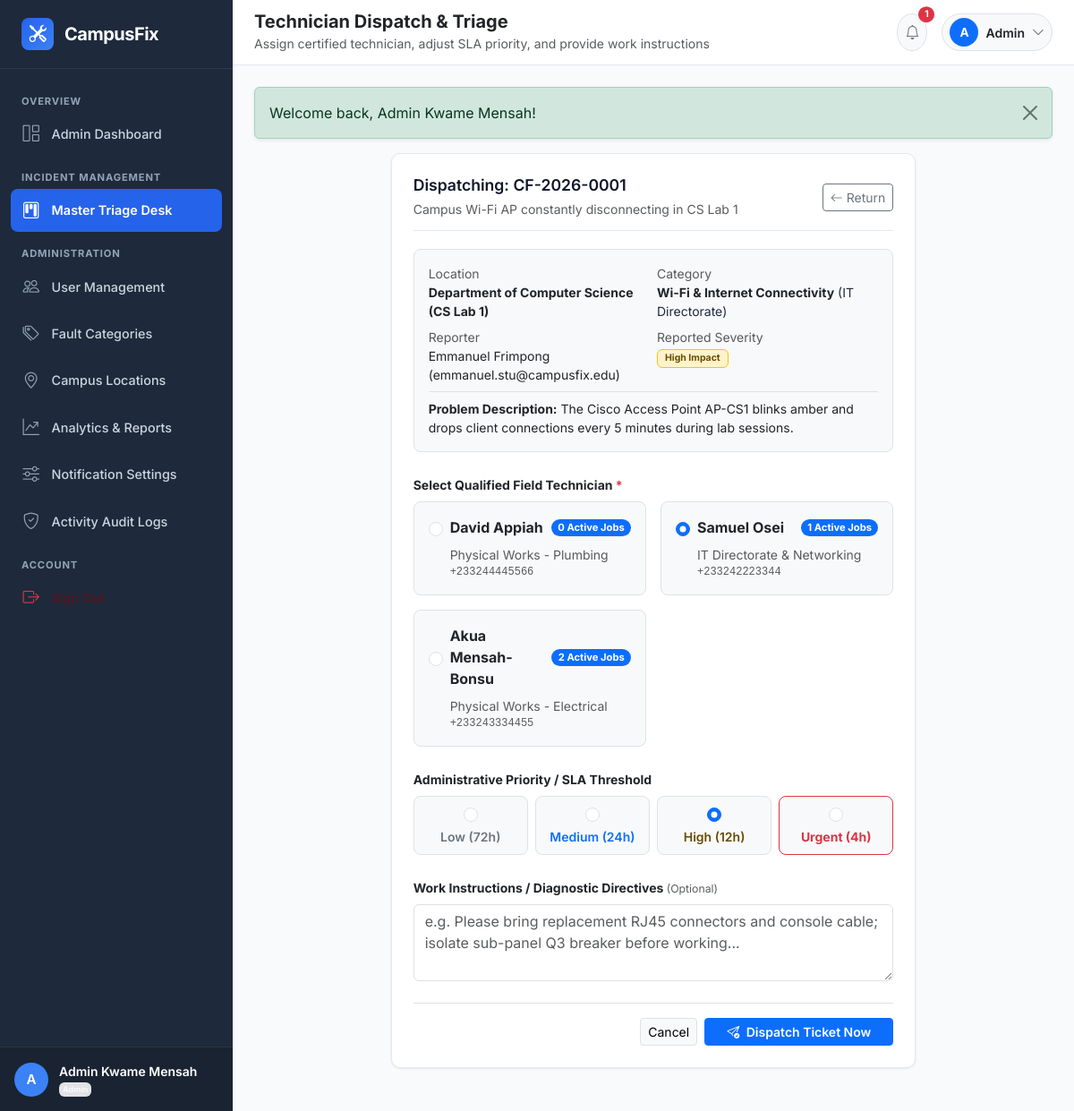
/admin/assign-ticket.php?id=1 (signed in), run on the app's committed database.
### tables this page shows
CREATE TABLE `tickets` (
  `id` INT UNSIGNED NOT NULL AUTO_INCREMENT,
  `ticket_number` VARCHAR(30) NOT NULL COMMENT 'Human-readable unique ID, e.g., CF-2026-0001',
  `reporter_id` INT UNSIGNED NOT NULL,
  `category_id` INT UNSIGNED NOT NULL,
  `location_id` INT UNSIGNED NOT NULL,
  `location_details` VARCHAR(255) DEFAULT NULL COMMENT 'Extra specific notes e.g. Near 3rd window from left',
  `title` VARCHAR(200) NOT NULL,
  `description` TEXT NOT NULL,
  `severity` ENUM('low', 'medium', 'high', 'critical') NOT NULL DEFAULT 'medium',
  `priority` ENUM('low', 'medium', 'high', 'urgent') NOT NULL DEFAULT 'medium',
  `status` ENUM('pending', 'assigned', 'in_progress', 'resolved', 'closed', 'reopened', 'cancelled') NOT NULL DEFAULT 'pending',
  `assigned_to` INT UNSIGNED DEFAULT NULL COMMENT 'Technician currently assigned',
  `assigned_at` DATETIME DEFAULT NULL,
  `resolved_at` DATETIME DEFAULT NULL,
  `closed_at` DATETIME DEFAULT NULL,
  `resolution_notes` TEXT DEFAULT NULL COMMENT 'Summary of repair work done by technician',
  `satisfaction_rating` TINYINT UNSIGNED DEFAULT NULL COMMENT '1 to 5 star rating by student reporter upon resolution',
  `satisfaction_feedback` TEXT DEFAULT NULL,
  `billing_amount` DECIMAL(10,2) NOT NULL DEFAULT 0.00 COMMENT 'Repair/Material surcharge if billable',
  `billing_description` VARCHAR(255) DEFAULT NULL COMMENT 'Reason for surcharge (e.g. Replacement Lamp/Cable)',
  `payment_status` ENUM('not_required', 'pending', 'paid', 'waived') NOT NULL DEFAULT 'not_required',
  `created_at` DATETIME NOT NULL DEFAULT CURRENT_TIMESTAMP,
  `updated_at` DATETIME NOT NULL DEFAULT CURRENT_TIMESTAMP ON UPDATE CURRENT_TIMESTAMP,
  PRIMARY KEY (`id`),
  UNIQUE KEY `uk_tickets_ticket_number` (`ticket_number`),
  KEY `idx_tickets_reporter` (`reporter_id`),
  KEY `idx_tickets_assigned_to` (`assigned_to`),
  KEY `idx_tickets_category` (`category_id`),
  KEY `idx_tickets_location` (`location_id`),
  KEY `idx_tickets_status` (`status`),
  KEY `idx_tickets_payment_status` (`payment_status`),
  KEY `idx_tickets_severity` (`severity`),
  KEY `idx_tickets_priority` (`priority`),
  KEY `idx_tickets_created_at` (`created_at`),
  CONSTRAINT `fk_tickets_reporter` FOREIGN KEY (`reporter_id`) REFERENCES `users` (`id`) ON UPDATE CASCADE,
  CONSTRAINT `fk_tickets_assigned_to` FOREIGN KEY (`assigned_to`) REFERENCES `users` (`id`) ON DELETE SET NULL ON UPDATE CASCADE,
  CONSTRAINT `fk_tickets_category` FOREIGN KEY (`category_id`) REFERENCES `categories` (`id`) ON UPDATE CASCADE,
  CONSTRAINT `fk_tickets_location` FOREIGN KEY (`location_id`) REFERENCES `campus_locations` (`id`) ON UPDATE CASCADE
);

CREATE TABLE `campus_locations` (
  `id` INT UNSIGNED NOT NULL AUTO_INCREMENT,
  `building_name` VARCHAR(100) NOT NULL,
  `building_code` VARCHAR(20) NOT NULL,
  `floor` VARCHAR(50) NOT NULL COMMENT 'Ground Floor, 1st Floor, 2nd Floor, etc.',
  `room_number` VARCHAR(50) DEFAULT NULL COMMENT 'Room CS-101, Reading Hall A, etc.',
  `area_description` VARCHAR(255) DEFAULT NULL,
  `is_active` TINYINT(1) NOT NULL DEFAULT 1,
  `created_at` DATETIME NOT NULL DEFAULT CURRENT_TIMESTAMP,
  PRIMARY KEY (`id`),
  KEY `idx_locations_building_code` (`building_code`),
  KEY `idx_locations_is_active` (`is_active`)
);

CREATE TABLE `categories` (
  `id` INT UNSIGNED NOT NULL AUTO_INCREMENT,
  `name` VARCHAR(100) NOT NULL,
  `slug` VARCHAR(100) NOT NULL,
  `description` TEXT DEFAULT NULL,
  `department_in_charge` VARCHAR(100) DEFAULT 'General Services',
  `icon` VARCHAR(50) DEFAULT 'bi-gear' COMMENT 'Bootstrap Icon class name',
  `color_code` VARCHAR(20) DEFAULT '#0d6efd' COMMENT 'Hex color code for UI badges',
  `is_active` TINYINT(1) NOT NULL DEFAULT 1,
  `created_at` DATETIME NOT NULL DEFAULT CURRENT_TIMESTAMP,
  PRIMARY KEY (`id`),
  UNIQUE KEY `uk_categories_name` (`name`),
  UNIQUE KEY `uk_categories_slug` (`slug`),
  KEY `idx_categories_is_active` (`is_active`)
);

CREATE TABLE `users` (
  `id` INT UNSIGNED NOT NULL AUTO_INCREMENT,
  `user_code` VARCHAR(30) NOT NULL COMMENT 'Unique identifier (e.g., ADM-2026-001, TECH-2026-001, STU-2026-101)',
  `full_name` VARCHAR(100) NOT NULL,
  `email` VARCHAR(150) NOT NULL,
  `phone` VARCHAR(25) DEFAULT NULL,
  `password_hash` VARCHAR(255) NOT NULL,
  `role` ENUM('student', 'technician', 'admin') NOT NULL DEFAULT 'student',
  `department` VARCHAR(100) DEFAULT NULL COMMENT 'Academic department or technical unit',
  `status` ENUM('active', 'inactive', 'suspended') NOT NULL DEFAULT 'active',
  `avatar` VARCHAR(255) DEFAULT NULL COMMENT 'Path to profile image or avatar',
  `reset_token` VARCHAR(100) DEFAULT NULL,
  `reset_token_expires_at` DATETIME DEFAULT NULL,
  `created_at` DATETIME NOT NULL DEFAULT CURRENT_TIMESTAMP,
  `updated_at` DATETIME NOT NULL DEFAULT CURRENT_TIMESTAMP ON UPDATE CURRENT_TIMESTAMP,
  PRIMARY KEY (`id`),
  UNIQUE KEY `uk_users_user_code` (`user_code`),
  UNIQUE KEY `uk_users_email` (`email`),
  KEY `idx_users_role_status` (`role`, `status`)
);

### admin/assign-ticket.php (the view, shortened to what this page needs)
<?php
require_once __DIR__ . '/../includes/functions.php';
$ticketId = (int) ($_GET['id'] ?? 0);
$pdo = get_db_connection();
$stmt = $pdo->prepare("
    SELECT t.*, c.name as category_name, c.icon as category_icon, c.department_in_charge,
           l.building_name, l.room_number,
           r.full_name as reporter_name, r.email as reporter_email,
           tech.full_name as current_technician_name
    FROM tickets t
    JOIN categories c ON t.category_id = c.id
    JOIN campus_locations l ON t.location_id = l.id
    JOIN users r ON t.reporter_id = r.id
    LEFT JOIN users tech ON t.assigned_to = tech.id
    WHERE t.id = ?
    LIMIT 1
");
$stmt->execute([$ticketId]);
$ticket = $stmt->fetch();
$techStmt = $pdo->query("
    SELECT u.id, u.full_name, u.email, u.phone, u.department,
           COUNT(CASE WHEN t.status IN ('assigned', 'in_progress', 'reopened') THEN 1 END) as active_jobs
    FROM users u
    LEFT JOIN tickets t ON u.id = t.assigned_to
    WHERE u.role = 'technician' AND u.status = 'active'
    GROUP BY u.id, u.full_name, u.email, u.phone, u.department
    ORDER BY active_jobs ASC, u.full_name ASC
");
$technicians = $techStmt->fetchAll();
include_once INCLUDES_PATH . 'header.php';
include_once INCLUDES_PATH . 'sidebar.php';
?>
<div class="d-flex flex-column flex-1 w-100">
    <?php include_once INCLUDES_PATH . 'navbar.php'; ?>
    <div class="container-fluid px-0">
        <div class="row justify-content-center">
            <div class="col-xl-8 col-lg-10">
                <div class="cf-card">
                    <div class="cf-card-header">
                        <div>
                            <h5 class="cf-card-title mb-1">Dispatching: <?= htmlspecialchars($ticket['ticket_number']) ?></h5>
                            <small class="text-muted"><?= htmlspecialchars($ticket['title']) ?></small>
                        </div>
                        <a href="<?= BASE_URL ?>admin/all-tickets.php" class="btn btn-outline-secondary btn-sm">
                            <i class="bi bi-arrow-left"></i> Return
                        </a>
                    </div>
                    <div class="p-3 bg-light rounded-3 mb-4 border">
                        <div class="row g-2 small">
                            <div class="col-sm-6">
                                <span class="text-muted d-block">Location</span>
                                <strong class="text-dark"><?= htmlspecialchars($ticket['building_name']) ?> (<?= htmlspecialchars($ticket['room_number'] ?? 'General') ?>)</strong>
                            </div>
                            <div class="col-sm-6">
                                <span class="text-muted d-block">Category</span>
                                <strong class="text-dark"><?= htmlspecialchars($ticket['category_name']) ?></strong> (<?= htmlspecialchars($ticket['department_in_charge']) ?>)
                            </div>
                            <div class="col-sm-6">
                                <span class="text-muted d-block">Reporter</span>
                                <span class="text-dark"><?= htmlspecialchars($ticket['reporter_name']) ?> (<?= htmlspecialchars($ticket['reporter_email']) ?>)</span>
                            </div>
                            <div class="col-sm-6">
                                <span class="text-muted d-block">Reported Severity</span>
                                <?= render_severity_badge($ticket['severity']) ?>
                            </div>
                        </div>
                        <div class="mt-2 pt-2 border-top small text-dark">
                            <strong>Problem Description:</strong> <?= htmlspecialchars($ticket['description']) ?>
                        </div>
                    </div>
                    <form method="POST" action="">
                        <div class="mb-4">
                            <label for="technician_id" class="form-label small fw-bold text-dark">
                                Select Qualified Field Technician <span class="text-danger">*</span>
                            </label>
                            <div class="row g-3">
                                <?php foreach ($technicians as $t): ?>
                                    <div class="col-md-6">
                                        <label class="p-3 border rounded-3 w-100 d-block cursor-pointer bg-light position-relative">
                                            <div class="d-flex align-items-center justify-content-between mb-2">
                                                <div class="d-flex align-items-center gap-2">
                                                    <input type="radio" name="technician_id" value="<?= $t['id'] ?>" class="form-check-input" <?= ($ticket['assigned_to'] == $t['id']) ? 'checked' : '' ?> required>
                                                    <strong class="text-dark"><?= htmlspecialchars($t['full_name']) ?></strong>
                                                </div>
                                                <span class="badge <?= ($t['active_jobs'] > 3) ? 'bg-danger' : 'bg-primary' ?> rounded-pill" style="font-size: 0.7rem;">
                                                    <?= $t['active_jobs'] ?> Active Jobs
                                                </span>
                                            </div>
                                            <div class="small text-muted ps-4">
                                                <div><?= htmlspecialchars($t['department'] ?? 'Technical Artisan') ?></div>
                                                <div class="font-monospace" style="font-size: 0.75rem;"><?= htmlspecialchars($t['phone'] ?? $t['email']) ?></div>
                                            </div>
                                        </label>
                                    </div>
                                <?php endforeach; ?>
                            </div>
                        </div>
                        <div class="mb-4">
                            <label class="form-label small fw-bold text-dark">
                                Administrative Priority / SLA Threshold
                            </label>
                            <div class="row g-2">
                                <div class="col-3">
                                    <label class="p-2 border rounded-3 text-center w-100 cursor-pointer bg-light">
                                        <input type="radio" name="priority" value="low" class="form-check-input d-block mx-auto mb-1" <?= ($ticket['priority'] === 'low') ? 'checked' : '' ?>>
                                        <small class="fw-semibold text-secondary">Low (72h)</small>
                                    </label>
                                </div>
                                <div class="col-3">
                                    <label class="p-2 border rounded-3 text-center w-100 cursor-pointer bg-light">
                                        <input type="radio" name="priority" value="medium" class="form-check-input d-block mx-auto mb-1" <?= ($ticket['priority'] === 'medium') ? 'checked' : '' ?>>
                                        <small class="fw-semibold text-primary">Medium (24h)</small>
                                    </label>
                                </div>
                                <div class="col-3">
                                    <label class="p-2 border rounded-3 text-center w-100 cursor-pointer bg-light">
                                        <input type="radio" name="priority" value="high" class="form-check-input d-block mx-auto mb-1" <?= ($ticket['priority'] === 'high') ? 'checked' : '' ?>>
                                        <small class="fw-semibold text-warning-emphasis">High (12h)</small>
                                    </label>
                                </div>
                                <div class="col-3">
                                    <label class="p-2 border rounded-3 text-center w-100 cursor-pointer bg-light border-danger">
                                        <input type="radio" name="priority" value="urgent" class="form-check-input d-block mx-auto mb-1" <?= ($ticket['priority'] === 'urgent') ? 'checked' : '' ?>>
                                        <small class="fw-bold text-danger">Urgent (4h)</small>
                                    </label>
                                </div>
                            </div>
                        </div>
                        <div class="mb-4">
                            <label for="instructions" class="form-label small fw-bold text-dark">
                                Work Instructions / Diagnostic Directives <small class="text-muted fw-normal">(Optional)</small>
                            </label>
                            <textarea class="form-control" name="instructions" id="instructions" rows="3"
                                      placeholder="e.g. Please bring replacement RJ45 connectors and console cable; isolate sub-panel Q3 breaker before working..."></textarea>
                        </div>
                        <div class="d-flex justify-content-end gap-2 pt-3 border-top">
                            <a href="<?= BASE_URL ?>admin/all-tickets.php" class="btn btn-light border btn-sm">Cancel</a>
                            <button type="submit" class="btn btn-primary fw-semibold btn-sm px-4">
                                <i class="bi bi-send-check me-1"></i> Dispatch Ticket Now
                            </button>
                        </div>
                    </form>
                </div>
            </div>
        </div>
    </div>
</div>
<?php include_once INCLUDES_PATH . 'footer.php'; ?>

### includes/functions.php (shortened to what this page needs)
<?php
function render_severity_badge(string $severity): string
{
    $map = [
        'low'      => ['class' => 'border border-secondary text-secondary', 'label' => 'Low Impact'],
        'medium'   => ['class' => 'border border-primary text-primary',       'label' => 'Medium Impact'],
        'high'     => ['class' => 'border border-warning text-warning-emphasis bg-warning-subtle', 'label' => 'High Impact'],
        'critical' => ['class' => 'border border-danger text-danger bg-danger-subtle fw-bold',   'label' => 'Critical Hazard']
    ];
    $cfg = $map[strtolower($severity)] ?? ['class' => 'badge bg-secondary', 'label' => ucfirst($severity)];
    return sprintf('<span class="badge %s px-2 py-1 rounded-2">%s</span>', $cfg['class'], htmlspecialchars($cfg['label']));
}

### data on the page
tickets: ticket_number "CF-2026-0001", title "Campus Wi-Fi AP constantly disconnecting in CS Lab 1", location.building_name "Department of Computer Science", location.room_number "CS Lab 1", category.name "Wi-Fi & Internet Connectivity", category.department_in_charge "IT Directorate", reporter.full_name "Emmanuel Frimpong", reporter.email "emmanuel.stu@campusfix.edu", severity "High Impact", description "The Cisco Access Point AP-CS1 blinks amber and drops client connections every 5 minutes during lab sessions.", assigned_to "☐ David Appiah 0 Active Jobs Phy", assigned_to "☑ Samuel Osei 1 Active Jobs IT D", assigned_to "☐ Akua Mensah-Bonsu 2 Active Job", priority "☐ Low (72h)", priority "☐ Medium (24h)", priority "☑ High (12h)", priority "☐ Urgent (4h)"
users: full_name "David Appiah", active_jobs "0", department "Physical Works - Plumbing", phone "+233244445566"
users: full_name "Samuel Osei", active_jobs "1", department "IT Directorate & Networking", phone "+233242223344"
users: full_name "Akua Mensah-Bonsu", active_jobs "2", department "Physical Works - Electrical", phone "+233243334455"

### other printed values
substr($user['full_name'], 0, 1) "A"
$user['full_name'] "Admin Kwame Mensah"
$user['role'] "Admin"
$pageHeading "Technician Dispatch & Triage"
$pageSubtitle "Assign certified technician, adjust SLA priority, and provide work instructions"
$unreadNotifs "1"
explode(' ', $user['full_name'])[0] "Admin"
$f['message'] "Welcome back, Admin Kwame Mensah!"
